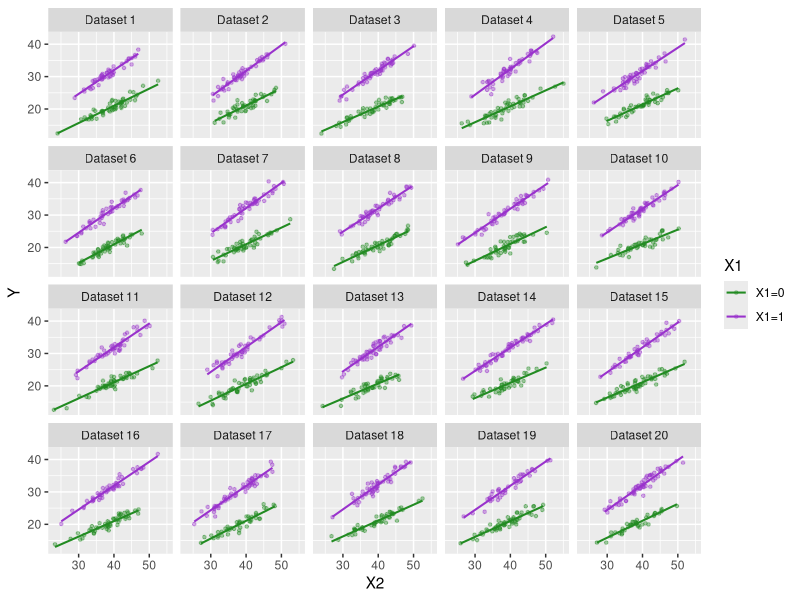

R code for this plot:

### 1 ###


set.seed(42)

n <- 100
n_sims <- 20

beta0 <- 1
beta1 <- 1
beta2 <- 0.5
beta3 <- 0.25

error <- 1
error_sd <- sqrt(error)


sim_datasets <- vector("list", n_sims)


for (i in 1:n_sims) {
  
  # X1: binary variable, 0 or 1, with equal probability (50/50)
  X1 <- sample(c(0, 1), size = n, replace = TRUE, prob = c(0.5, 0.5))
  
  # X2: age, normally distributed with mean = 39 and SD = 5
  X2 <- rnorm(n, mean = 39, sd = 5)
  
  # X3: interaction term = X1 multiplied by X2
  X3 <- X1 * X2
  
  # Error term: normally distributed with mean 0, SD = 1
  epsilon <- rnorm(n, mean = 0, sd = error_sd)
  
  # Generate outcome Y using the linear regression model:
  Y <- beta0 + beta1*X1 + beta2*X2 + beta3*X3 + epsilon
  
  # Store this dataset as a data frame in the list
  sim_datasets[[i]] <- data.frame(
    sim_id = i,   # track which simulation this belongs to
    Y  = Y,
    X1 = X1,
    X2 = X2,
    X3 = X3
  )
}

### 2 ###

library(ggplot2)

all_data <- do.call(rbind, sim_datasets)  # stack all 20 datasets

# convert to a factor for ggplot
all_data$sim_id <- factor(all_data$sim_id, labels = paste("Dataset", 1:20))

# convert X1 to a factor
all_data$X1 <- factor(all_data$X1, levels = c(0,1), labels = c("X1=0", "X1=1"))


ggplot(all_data, aes(x = X2, y = Y, color = X1)) +
  geom_point(alpha = 0.4, size = 0.9) +
  geom_smooth(method = "lm", se = FALSE, linewidth = 0.7) +
  facet_wrap(~ sim_id, nrow = 4, ncol = 5) +
  scale_color_manual(values = c("X1=0" = "forestgreen", "X1=1" = "darkorchid"))
